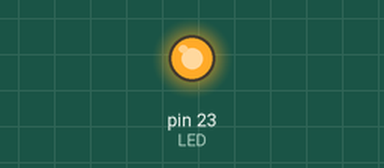
The sketch below on a simulated Arduino Mega 2560, built with avr-gcc and run on an emulated ATmega2560. Shown: output pins drawn as LEDs (lit = HIGH). What the sketch prints to the serial monitor is not drawn.

Above: at 1.0 s.
At 3.0 s:
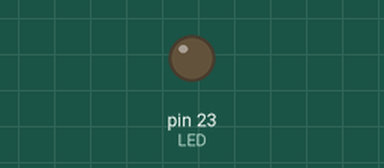
Timing chart, 0 to 5.3 s (numbered marks = the images above):
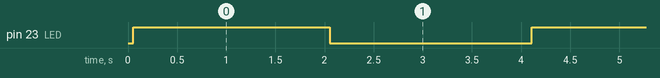

Measured:
- by itself, pin 23 (LED): alternates HIGH for 2.0 s and LOW for 2.1 s

The sketch:

Scan_1Wire_8xBus_1.ino
```cpp
/******************************************************************************
EWMv1.3c Board
Test Program  - DS2482-800 driver example
1-Wire Bus scanner example

 created 2017
 by esp8266-projects.com
******************************************************************************/

#define LED 23

//#include "user_interface.h"
//#include "osapi.h"
//#include "ets_sys.h"
#include "pgmspace.h"
#include <Wire.h>
#include <OneWire.h>

OneWire oneWire;
uint8_t cfg=0;
uint8_t i=0;
int key[8]={1,231,79,222,25,0,0,199};
int mt=0;

void printAddress(uint8_t deviceAddress[8])
{
  Serial.print("{ ");
  for (uint8_t i = 0; i < 8; i++)
  {
    // zero pad the address if necessary
    Serial.print("0x");
    if (deviceAddress[i] < 16) Serial.print("0");
    Serial.print(deviceAddress[i], HEX);
    if (i<7) Serial.print(", ");
    yield();
  }
  Serial.print(" }");
}


void printKey(uint8_t deviceAddress[8])
{
  //Serial.print("{ ");
  String str="";
  char buf[17];
  for (i = 0; i < 8; i++)
  {
    if (deviceAddress[i] < 16) Serial.print("0");
    //str = String(deviceAddress[i],HEX);
    Serial.print(deviceAddress[i], HEX);
    //Serial.print(deviceAddress[i], DEC);
    if (i<7) Serial.print(":");
    //Serial.print(str);
    yield();

    if (deviceAddress[i]==key[i]){
      mt = mt+1;
    }
  }

  if (mt == 8){
    //Serial.println("\n\t\t\tValid KEY!");
    Serial.print(" - Valid KEY!");
    digitalWrite(LED, HIGH);

  }
 //    Serial.println(mt);
  mt = 0;
  //Serial.print("\n\t\t\tString: ");
  //Serial.println((char*)deviceAddress);
  //Serial.println(sizeof(deviceAddress));

/*  Serial.print("\n\t\t\tBuf: ");

  for (i = 0; i < 8; i++)
  {
   // if (deviceAddress[i] < 16) Serial.print("0");
    buf[i] = deviceAddress[i];
    //Serial.print(buf[i],HEX);
    Serial.print(buf);
    yield();
  }
*/
  delay(1000);

}


void setup()
{
  Serial.begin(115200);
  pinMode(LED, OUTPUT);
  //ESP.wdtDisable();
  //ESP.wdtEnable(WDTO_8S);
}

void loop()
{
//  ESP.wdtFeed();
  Serial.print("\nChecking for 1-Wire Master : ");
  if (oneWire.checkPresence())
  {
    Serial.println("DS2482-800 present!");

    oneWire.deviceReset();
    oneWire.setStrongPullup();
    //OneWire::readConfig();
    //Serial.println(cfg);

    for (int iCH = 0; iCH<8; iCH++ )
    {
        Serial.print("\tActive 1-Wire BUS : ");
        Serial.println(iCH);
        oneWire.selectChannel(iCH);
        //cfg = OneWire::readConfig();
        //Serial.println(cfg);

        Serial.print("\tChecking for 1-Wire devices ...");
        if (oneWire.wireReset())
        {
           Serial.println("\tDevices present on 1-Wire bus");

           uint8_t currAddress[8];
           uint8_t prevAddress[8];

           Serial.println("\t\tSearching 1-Wire bus ...");

           while (oneWire.wireSearch(currAddress))
          {
             Serial.print("\t\t\tFound device: ");
             //printAddress(currAddress);
             digitalWrite(LED, HIGH);
             printKey(currAddress);
             //delayMicroseconds(1000000);
             Serial.println();
             //digitalWrite(LED_BUILTIN, LOW);
             yield();
          }
         oneWire.wireResetSearch();
       }
       else
         Serial.println("\tNo devices on 1-Wire bus");
    }
   }
  else
    Serial.println("No DS2482-800 present");

   yield();
   //delayMicroseconds(1000000);
  digitalWrite(LED, HIGH);
  delay(2000);
  digitalWrite(LED, LOW);
  delay(2000);
}
```
